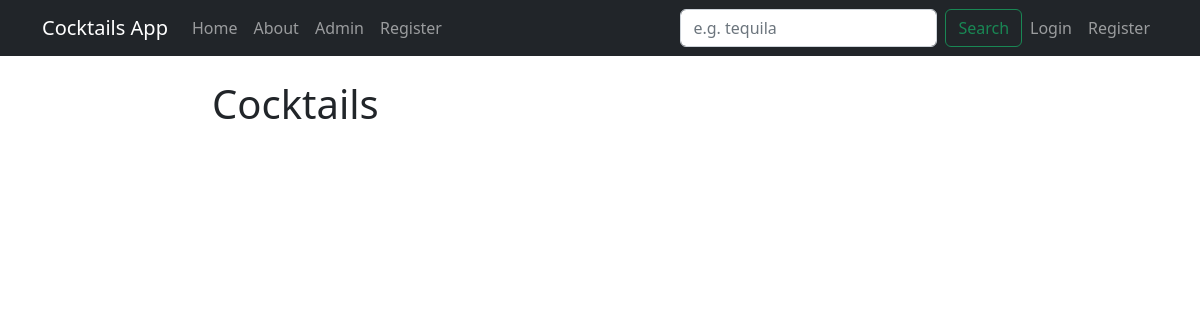
The app's page /, older data.
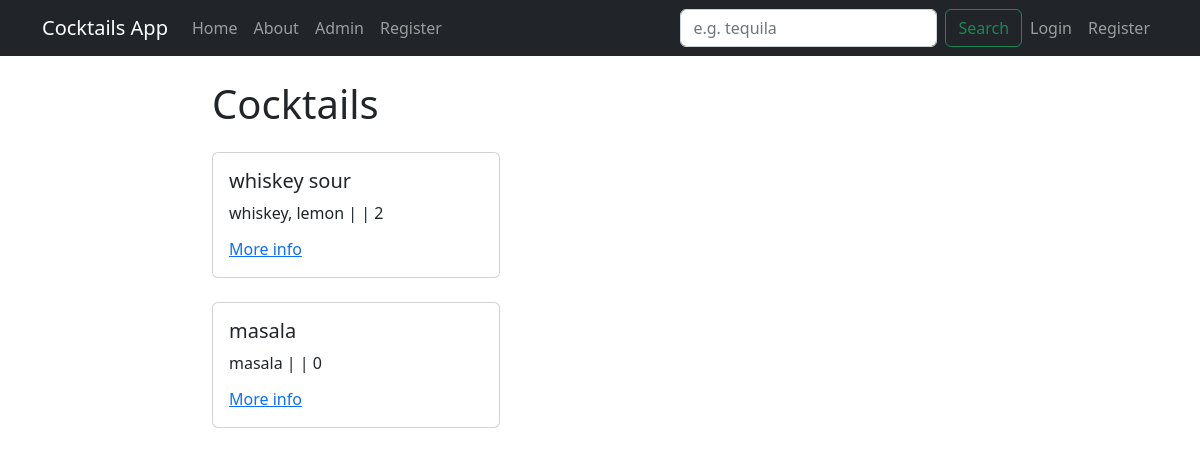
The same page, newer data.
### cocktails/models.py (models this page shows, shortened)
class Cocktail(models.Model):
  name = models.CharField(max_length=100)
  notes = models.TextField(blank=True)
  ingredients = models.TextField()
  author = models.ForeignKey(User, on_delete=models.CASCADE)
  alcohol_content = models.TextField()

### cocktails/views.py (the view)
# urls.py: path('', views.CocktailListView.as_view(), name="cocktails-home"),
class CocktailListView(ListView):
  model = models.Cocktail
  template_name = 'cocktails/home.html'
  context_object_name = 'cocktails'

### cocktails/templates/cocktails/home.html (shortened to what this page needs)
{% extends "cocktails/base.html" %}
{% block content %}
<h1>Cocktails</h1>
{% for cocktail in cocktails %}
<div class="card my-4" style="width: 18rem;">
    <div class="card-body">
      <h5 class="card-title"> {{cocktail.name}} </h5>
      <p class="card-text"> {{cocktail.ingredients}} | {{cocktail.notes}} | {{cocktail.alcohol_content}} </p>
      <a href="{% url 'cocktails-detail' cocktail.pk %}" class="card-link">More info</a>
    </div>
  </div>
{% endfor %}
{% endblock content %}

### cocktails/templates/cocktails/base.html (shortened to what this page needs)
<!DOCTYPE html>
<html lang="en">
  <head>
    <link href="https://cdn.jsdelivr.net/npm/bootstrap@5.2.3/dist/css/bootstrap.min.css" rel="stylesheet">
  </head>
  <body>
    <nav class="navbar navbar-expand-lg navbar-dark bg-dark">
      <div class="container">
        <a class="navbar-brand" href="{% url 'cocktails-home' %}"> Cocktails App </a>
        <div class="collapse navbar-collapse" id="navbarSupportedContent">
          <ul class="navbar-nav me-auto mb-2 mb-lg-0">
            <li class="nav-item">
              <a class="nav-link" aria-current="page" href="{% url 'cocktails-home' %}">Home</a>
            </li>
            <li class="nav-item">
              <a class="nav-link" href="{% url 'cocktails-about' %}">About</a>
            </li>
            <li class="nav-item">
              <a class="nav-link" href="/admin">Admin</a>
            </li>
            <li class="nav-item">
              <a class="nav-link" href="/register">Register</a>
            </li>
          </ul>
          <form class="d-flex" role="search">
            <input class="form-control me-2" type="search" placeholder="e.g. tequila" aria-label="Search">
            <button class="btn btn-outline-success" type="submit">Search</button>
          </form>
        </div>
        <div class="navbar-nav">
          {% if user.is_authenticated %}
          <a class="nav-item nav-link" href="{% url 'user-profile' %}">My Profile</a>
          <a class="nav-item nav-link" href="{% url 'user-logout' %}">Logout</a>
          {% else %}
          <a class="nav-item nav-link" href="{% url 'user-login' %}">Login</a>
          <a class="nav-item nav-link" href="{% url 'user-register' %}">Register</a>
          {% endif %}
        </div>
      </div>
    </nav>
    <div class="container mt-4 col-8">
           {% block content %} {% endblock %}
    </div>
  </body>
</html>

Row changes from the older to the newer data that the page shows:
added Cocktail: name "whiskey sour", ingredients "whiskey, lemon", alcohol_content "2"
added Cocktail: name "masala", ingredients "masala", alcohol_content "0"
